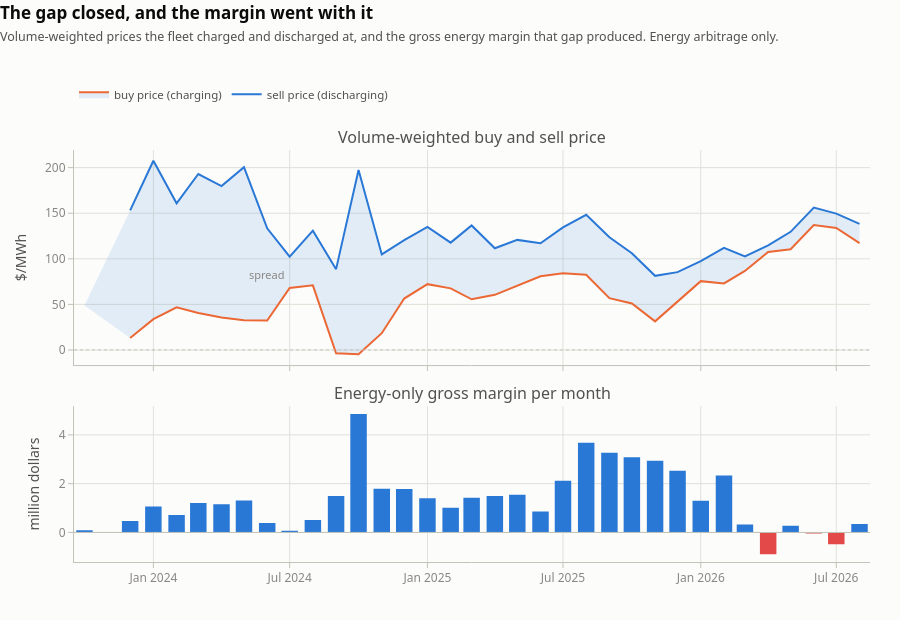

This figure's notebook cell:
### Markdown cell above
### 6. Spread capture and the margin collapse

What the fleet actually earned. Every 5-minute interval is aggregated to the 30-minute trading
interval and joined to the reference trading price, giving a volume-weighted **buy price** across all
charging and a volume-weighted **sell price** across all discharging. The difference is spread
capture: gross margin per MWh cycled, before efficiency losses and before any other revenue stream.

The upper panel is those two prices. They start more than 100 $/MWh apart and end almost touching.
The buy side is the half that moved: the fleet charged at **31 $/MWh** in 2024 and pays
**107 $/MWh** by 2026, while the sell price fell only from 145 to 127. Collie ESR1, the only large
unit running for most of 2024, averaged **-26 $/MWh** to charge that year — it was paid to take
energy, in the midday negative-price block the price notebook mapped. That block is gone, and the
fleet ate it.

The lower panel is the consequence, and it is the sharpest result in this notebook. Energy-only gross
margin peaked in 2025 at **25.4 million dollars** and fell to **3.2 million** in 2026 — while
discharged volume grew from 605 to 837 GWh, up 38%. More throughput, less money. Five of the seven
units returned a **negative** energy margin in 2026, and only Collie ESR1 and Collie BESS2 cleared
one million.

Read that as an energy-market result and nothing more. Capacity credits and essential-system-service
payments are real revenue for these units and are not in this dataset. The claim here is narrow and
well supported: **the energy-arbitrage case has closed**, and it closed while the fleet was still
being built.

### Code cell
# ── Chart 6: buy price, sell price, and what is left ─────────────────────────
price = load_price(raw='../data/raw')
ti = s.assign(ti=s.ts.dt.floor("30min")).groupby(["facility_code", "ti"])[["chg", "dis"]].sum()
ti = ti.reset_index().merge(price[["ts", "price"]].rename(columns={"ts": "ti"}),
                            on="ti", how="left")
assert ti.price.isna().sum() == 0, "every trading interval must carry a price"
ti["cost"] = ti.chg * ti.price          # dollars paid to charge
ti["rev"] = ti.dis * ti.price           # dollars earned discharging
ti["ym"] = ti.ti.dt.to_period("M").dt.to_timestamp()
ti["year"] = ti.ti.dt.year

mo = ti[ti.ym.isin(FULL_MONTHS)].groupby("ym").agg(
    chg=("chg", "sum"), dis=("dis", "sum"), cost=("cost", "sum"), rev=("rev", "sum"))
mo["buy"] = mo.cost / mo.chg
mo["sell"] = mo.rev / mo.dis
mo["margin_m"] = (mo.rev - mo.cost) / 1e6

fig = make_subplots(rows=2, cols=1, shared_xaxes=True, vertical_spacing=0.10,
                    row_heights=[0.58, 0.42],
                    subplot_titles=["Volume-weighted buy and sell price",
                                    "Energy-only gross margin per month"])

# The band between the two lines IS the spread, so it is filled rather than
# annotated: the quantity of interest is the gap, and the gap closing is the story.
fig.add_trace(go.Scatter(x=mo.index, y=mo.sell, name="sell price (discharging)",
                         line=dict(color=BLUE, width=2),
                         hovertemplate="%{y:,.0f} $/MWh<extra>sell</extra>"), row=1, col=1)
fig.add_trace(go.Scatter(x=mo.index, y=mo.buy, name="buy price (charging)",
                         line=dict(color=ORANGE, width=2), fill="tonexty",
                         fillcolor="rgba(42,120,214,0.12)",
                         hovertemplate="%{y:,.0f} $/MWh<extra>buy</extra>"), row=1, col=1)
fig.add_hline(y=0, line=dict(color=AXIS, width=1, dash="dot"), row=1, col=1)
for xx, lab in ((pd.Timestamp("2024-06-01"), "spread"),):
    fig.add_annotation(x=xx, y=(mo.loc[xx, "buy"] + mo.loc[xx, "sell"]) / 2, text=lab,
                       showarrow=False, font=dict(size=11, color=MUTED), row=1, col=1)

col = [BLUE if v >= 0 else RED for v in mo.margin_m]
fig.add_trace(go.Bar(x=mo.index, y=mo.margin_m, marker=dict(color=col, line_width=0),
                     showlegend=False, width=22 * 86400000,
                     hovertemplate="%{x|%b %Y}<br>%{y:.2f} million dollars<extra></extra>"),
              row=2, col=1)
fig.add_hline(y=0, line=dict(color=AXIS, width=1), row=2, col=1)

style(fig, "The gap closed, and the margin went with it",
      "Volume-weighted prices the fleet charged and discharged at, and the gross energy "
      "margin that gap produced. Energy arbitrage only.",
      height=620, top=150, legend_y=1.10)
fig.update_yaxes(title_text="$/MWh", row=1, col=1)
fig.update_yaxes(title_text="million dollars", row=2, col=1)
fig.show()

yr = ti.groupby("year").agg(chg=("chg", "sum"), dis=("dis", "sum"),
                            cost=("cost", "sum"), rev=("rev", "sum"))
yr["buy"] = yr.cost / yr.chg
yr["sell"] = yr.rev / yr.dis
yr["spread"] = yr.sell - yr.buy
yr["GWh_out"] = yr.dis / 1e3
yr["gross_m"] = (yr.rev - yr.cost) / 1e6
print("fleet energy arbitrage, by year (2023 and 2026 are partial years):")
print(yr[["buy", "sell", "spread", "GWh_out", "gross_m"]].round(2).to_string())

pf = ti[ti.year == 2026].groupby("facility_code").apply(
    lambda g: (g.rev.sum() - g.cost.sum()) / 1e6, include_groups=False).reindex(FACS)
print("\n2026 energy-only gross margin by facility (million dollars):")
print(pf.round(2).to_string())
print(f"\n{int((pf < 0).sum())} of {pf.notna().sum()} units negative on energy arbitrage in 2026.")

### Figure 1 — Plotly figure (JSON) as saved in the notebook; plotly's stock layout.template omitted (floating-point values rounded to 4 significant figures)
{"data": [{"hovertemplate": "%{y:,.0f} $/MWh<extra>sell</extra>", "line": {"color": "#2a78d6", "width": 2}, "name": "sell price (discharging)", "type": "scatter", "x": ["2023-10-01T00:00:00.000000000", "2023-11-01T00:00:00.000000000", "2023-12-01T00:00:00.000000000", "2024-01-01T00:00:00.000000000", "2024-02-01T00:00:00.000000000", "2024-03-01T00:00:00.000000000", "2024-04-01T00:00:00.000000000", "2024-05-01T00:00:00.000000000", "2024-06-01T00:00:00.000000000", "2024-07-01T00:00:00.000000000", "2024-08-01T00:00:00.000000000", "2024-09-01T00:00:00.000000000", "2024-10-01T00:00:00.000000000", "2024-11-01T00:00:00.000000000", "2024-12-01T00:00:00.000000000", "2025-01-01T00:00:00.000000000", "2025-02-01T00:00:00.000000000", "2025-03-01T00:00:00.000000000", "2025-04-01T00:00:00.000000000", "2025-05-01T00:00:00.000000000", "2025-06-01T00:00:00.000000000", "2025-07-01T00:00:00.000000000", "2025-08-01T00:00:00.000000000", "2025-09-01T00:00:00.000000000", "2025-10-01T00:00:00.000000000", "2025-11-01T00:00:00.000000000", "2025-12-01T00:00:00.000000000", "2026-01-01T00:00:00.000000000", "2026-02-01T00:00:00.000000000", "2026-03-01T00:00:00.000000000", "2026-04-01T00:00:00.000000000", "2026-05-01T00:00:00.000000000", "2026-06-01T00:00:00.000000000", "2026-07-01T00:00:00.000000000", "2026-08-01T00:00:00.000000000"], "xaxis": "x", "y": [138.8, NaN, 153.1, 207.6, 160.9, 193.0, 179.8, 200.4, 133.4, 102.4, 130.9, 88.67, 197.5, 104.9, 120.4, 135.1, 117.7, 136.6, 111.6, 120.8, 117.1, 134.5, 148.2, 123.6, 106.1, 81.36, 85.36, 97.53, 112.0, 102.6, 114.7, 129.6, 156.1, 149.6, 138.3], "yaxis": "y"}, {"fill": "tonexty", "fillcolor": "rgba(42,120,214,0.12)", "hovertemplate": "%{y:,.0f} $/MWh<extra>buy</extra>", "line": {"color": "#eb6834", "width": 2}, "name": "buy price (charging)", "type": "scatter", "x": ["2023-10-01T00:00:00.000000000", "2023-11-01T00:00:00.000000000", "2023-12-01T00:00:00.000000000", "2024-01-01T00:00:00.000000000", "2024-02-01T00:00:00.000000000", "2024-03-01T00:00:00.000000000", "2024-04-01T00:00:00.000000000", "2024-05-01T00:00:00.000000000", "2024-06-01T00:00:00.000000000", "2024-07-01T00:00:00.000000000", "2024-08-01T00:00:00.000000000", "2024-09-01T00:00:00.000000000", "2024-10-01T00:00:00.000000000", "2024-11-01T00:00:00.000000000", "2024-12-01T00:00:00.000000000", "2025-01-01T00:00:00.000000000", "2025-02-01T00:00:00.000000000", "2025-03-01T00:00:00.000000000", "2025-04-01T00:00:00.000000000", "2025-05-01T00:00:00.000000000", "2025-06-01T00:00:00.000000000", "2025-07-01T00:00:00.000000000", "2025-08-01T00:00:00.000000000", "2025-09-01T00:00:00.000000000", "2025-10-01T00:00:00.000000000", "2025-11-01T00:00:00.000000000", "2025-12-01T00:00:00.000000000", "2026-01-01T00:00:00.000000000", "2026-02-01T00:00:00.000000000", "2026-03-01T00:00:00.000000000", "2026-04-01T00:00:00.000000000", "2026-05-01T00:00:00.000000000", "2026-06-01T00:00:00.000000000", "2026-07-01T00:00:00.000000000", "2026-08-01T00:00:00.000000000"], "xaxis": "x", "y": [48.89, NaN, 13.06, 33.85, 46.73, 40.62, 35.64, 32.67, 32.28, 67.96, 70.93, -3.577, -4.744, 18.44, 56.39, 72.19, 67.57, 55.63, 60.51, 70.42, 80.86, 84.27, 82.55, 56.84, 51.06, 31.39, 53.22, 75.52, 72.98, 86.74, 107.4, 110.6, 137.0, 133.8, 117.1], "yaxis": "y"}, {"hovertemplate": "%{x|%b %Y}<br>%{y:.2f} million dollars<extra></extra>", "marker": {"color": ["#2a78d6", "#2a78d6", "#2a78d6", "#2a78d6", "#2a78d6", "#2a78d6", "#2a78d6", "#2a78d6", "#2a78d6", "#2a78d6", "#2a78d6", "#2a78d6", "#2a78d6", "#2a78d6", "#2a78d6", "#2a78d6", "#2a78d6", "#2a78d6", "#2a78d6", "#2a78d6", "#2a78d6", "#2a78d6", "#2a78d6", "#2a78d6", "#2a78d6", "#2a78d6", "#2a78d6", "#2a78d6", "#2a78d6", "#2a78d6", "#e34948", "#2a78d6", "#e34948", "#e34948", "#2a78d6"], "line": {"width": 0}}, "showlegend": false, "type": "bar", "width": 1900800000, "x": ["2023-10-01T00:00:00.000000000", "2023-11-01T00:00:00.000000000", "2023-12-01T00:00:00.000000000", "2024-01-01T00:00:00.000000000", "2024-02-01T00:00:00.000000000", "2024-03-01T00:00:00.000000000", "2024-04-01T00:00:00.000000000", "2024-05-01T00:00:00.000000000", "2024-06-01T00:00:00.000000000", "2024-07-01T00:00:00.000000000", "2024-08-01T00:00:00.000000000", "2024-09-01T00:00:00.000000000", "2024-10-01T00:00:00.000000000", "2024-11-01T00:00:00.000000000", "2024-12-01T00:00:00.000000000", "2025-01-01T00:00:00.000000000", "2025-02-01T00:00:00.000000000", "2025-03-01T00:00:00.000000000", "2025-04-01T00:00:00.000000000", "2025-05-01T00:00:00.000000000", "2025-06-01T00:00:00.000000000", "2025-07-01T00:00:00.000000000", "2025-08-01T00:00:00.000000000", "2025-09-01T00:00:00.000000000", "2025-10-01T00:00:00.000000000", "2025-11-01T00:00:00.000000000", "2025-12-01T00:00:00.000000000", "2026-01-01T00:00:00.000000000", "2026-02-01T00:00:00.000000000", "2026-03-01T00:00:00.000000000", "2026-04-01T00:00:00.000000000", "2026-05-01T00:00:00.000000000", "2026-06-01T00:00:00.000000000", "2026-07-01T00:00:00.000000000", "2026-08-01T00:00:00.000000000"], "xaxis": "x2", "y": [0.09405, 0.0, 0.471, 1.062, 0.7117, 1.208, 1.153, 1.31, 0.3885, 0.07171, 0.5131, 1.491, 4.854, 1.791, 1.781, 1.4, 1.011, 1.421, 1.489, 1.546, 0.8569, 2.122, 3.682, 3.266, 3.084, 2.94, 2.532, 1.3, 2.333, 0.3247, -0.8928, 0.2724, -0.04337, -0.488, 0.3442], "yaxis": "y2"}], "layout": {"annotations": [{"font": {"size": 16}, "showarrow": false, "text": "Volume-weighted buy and sell price", "x": 0.5, "xanchor": "center", "xref": "paper", "y": 1.0, "yanchor": "bottom", "yref": "paper"}, {"font": {"size": 16}, "showarrow": false, "text": "Energy-only gross margin per month", "x": 0.5, "xanchor": "center", "xref": "paper", "y": 0.378, "yanchor": "bottom", "yref": "paper"}, {"font": {"color": "#898781", "size": 11}, "showarrow": false, "text": "spread", "x": "2024-06-01T00:00:00", "xref": "x", "y": 82.84, "yref": "y"}], "font": {"color": "#52514e", "family": "system-ui, -apple-system, Segoe UI, sans-serif", "size": 12}, "height": 620, "hovermode": "x unified", "legend": {"bgcolor": "rgba(0,0,0,0)", "font": {"size": 11.5}, "orientation": "h", "x": 0, "xanchor": "left", "y": 1.1, "yanchor": "bottom"}, "margin": {"b": 58, "l": 74, "r": 30, "t": 150}, "paper_bgcolor": "#fcfcfb", "plot_bgcolor": "#fcfcfb", "shapes": [{"line": {"color": "#c3c2b7", "dash": "dot", "width": 1}, "type": "line", "x0": 0, "x1": 1, "xref": "x domain", "y0": 0, "y1": 0, "yref": "y"}, {"line": {"color": "#c3c2b7", "width": 1}, "type": "line", "x0": 0, "x1": 1, "xref": "x2 domain", "y0": 0, "y1": 0, "yref": "y2"}], "showlegend": true, "title": {"font": {"color": "#0b0b0b", "size": 17}, "text": "<b>The gap closed, and the margin went with it</b><br><span style='font-size:12.5px;color:#52514e'>Volume-weighted prices the fleet charged and discharged at, and the gross energy margin that gap produced. Energy arbitrage only.</span>", "x": 0, "xanchor": "left", "y": 0.97}, "xaxis": {"anchor": "y", "domain": [0.0, 1.0], "gridcolor": "#e1e0d9", "linecolor": "#c3c2b7", "matches": "x2", "showticklabels": false, "tickcolor": "#c3c2b7", "tickfont": {"color": "#898781"}, "ticks": "outside", "zeroline": false}, "xaxis2": {"anchor": "y2", "domain": [0.0, 1.0], "gridcolor": "#e1e0d9", "linecolor": "#c3c2b7", "tickcolor": "#c3c2b7", "tickfont": {"color": "#898781"}, "ticks": "outside", "zeroline": false}, "yaxis": {"anchor": "x", "domain": [0.478, 1.0], "gridcolor": "#e1e0d9", "linecolor": "#c3c2b7", "tickcolor": "#c3c2b7", "tickfont": {"color": "#898781"}, "ticks": "outside", "title": {"text": "$/MWh"}, "zeroline": false}, "yaxis2": {"anchor": "x2", "domain": [0.0, 0.378], "gridcolor": "#e1e0d9", "linecolor": "#c3c2b7", "tickcolor": "#c3c2b7", "tickfont": {"color": "#898781"}, "ticks": "outside", "title": {"text": "million dollars"}, "zeroline": false}}}
